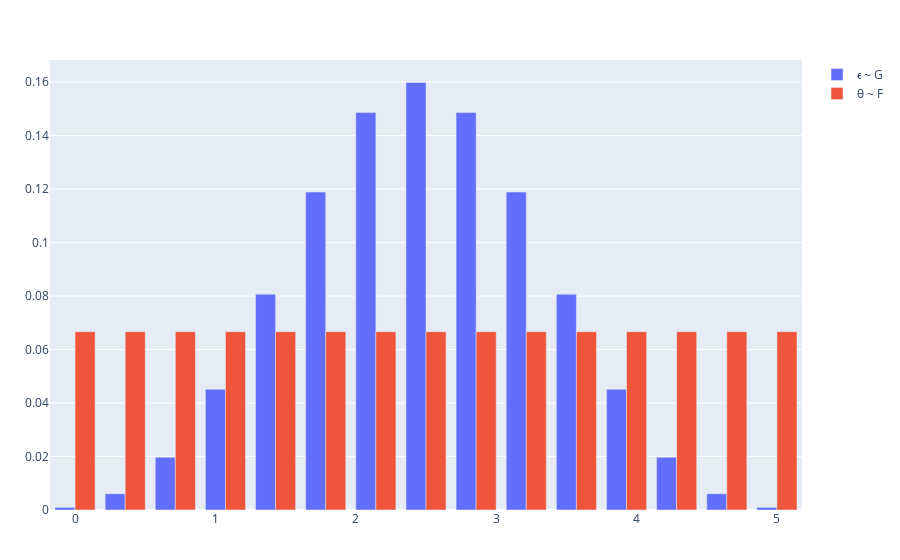

Write notebook code for a chart like this one.
### Code cell
m = NealDSDC(N=15);
plot_distributions(m)
